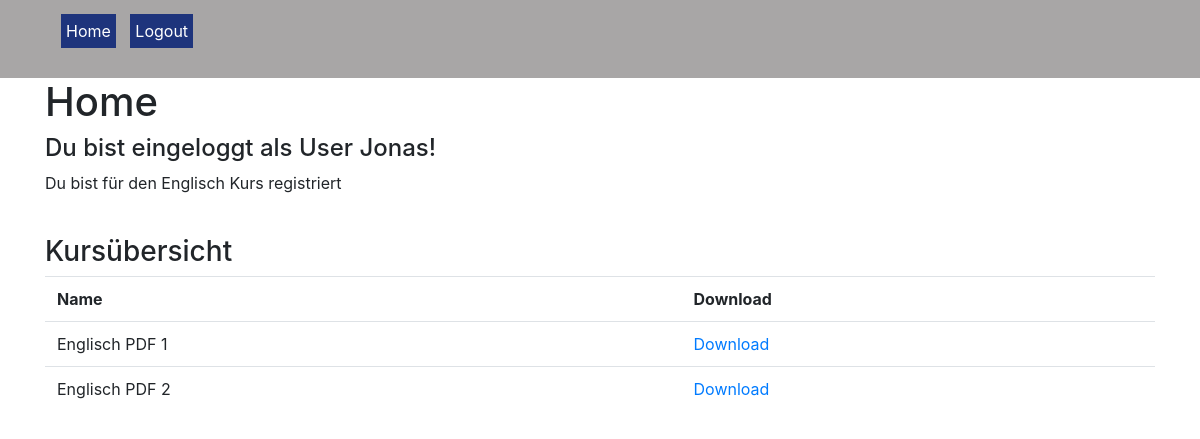
The page /web2/index.php?sucess=login (signed in) on the database its author committed.
### tables this page shows
CREATE TABLE `users` (
  `ID` int(100) NOT NULL,
  `course_id` int(20) DEFAULT NULL,
  `user_role` int(1) NOT NULL,
  `password` varchar(25) NOT NULL,
  `user` varchar(20) NOT NULL,
  `email` varchar(50) NOT NULL,
  `postal_code` varchar(20) NOT NULL,
  `street` varchar(20) NOT NULL,
  `place` varchar(20) NOT NULL
);

CREATE TABLE `course` (
  `course_id` int(20) NOT NULL,
  `course` varchar(20) DEFAULT NULL,
  `internal_user_id` varchar(20) DEFAULT NULL
);

CREATE TABLE `documents` (
  `id` int(10) NOT NULL,
  `course_id` int(10) NOT NULL,
  `name` varchar(20) NOT NULL,
  `path` varchar(50) NOT NULL
);

### web2/includes/userindex.php (the view)
<?php
if(isset($_SESSION['loggedUser'])) {
     echo "<h4>Du bist eingeloggt als User ".$_SESSION['loggedUser']."!</h4>";
     require ("./dbconfig.php");
     $db_user = $_SESSION['loggedUser'];
     $sql = "SELECT * FROM users INNER JOIN course ON users.course_id = course.course_id WHERE user = ?  ";
     $statement= $db->prepare($sql);
     $statement->bind_param('s', $db_user);
     $statement->execute();
     $result = $statement->get_result();
     while($row = $result->fetch_object()) {
         echo '<p> Du bist für den '.$row->course.' Kurs registriert</p>';
         $set_course = $row->course;
       }
     $sql = "SELECT DISTINCT * FROM course INNER JOIN documents ON course.course_id = documents.course_id WHERE course = ?";
     $statement = $db->prepare($sql);
     $statement->bind_param('s', $set_course);
     $statement->execute();
     $result = $statement->get_result();
     echo "<br><h3>Kursübersicht</h3>";
     echo '<table class="table">';
       echo '<tr>';
         echo '<th>Name</th>';
         echo '<th>Download</th>';
       echo '</tr>';
     while($row = $result->fetch_object()) {
       echo '<tr>';
         echo '<td>'.$row->name.'</td>';
         echo '<td><a target="_blank" href="'.$row->path.'">Download</a></td>';
       echo '</tr>';
     }
     echo '</table>';
  } else {
     Header("Location: ./login.php?error=notloggedasUser");
     exit();
   }
   ?>

### web2/css/mycss.css (style rules this page uses)
body { margin: 0; margin-top: 0px; }

### rows shown on the page
users: course.course "Englisch"
documents: name "Englisch PDF 1"
documents: name "Englisch PDF 2"

### other values the page prints
$_SESSION['loggedUser'] "Jonas"
